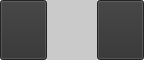
<?xml version="1.0" encoding="UTF-8"?>
<ui version="4.0">
 <class>SpinBoxBase</class>
 <widget class="QWidget" name="SpinBoxBase">
  <property name="geometry">
   <rect>
    <x>0</x>
    <y>0</y>
    <width>144</width>
    <height>60</height>
   </rect>
  </property>
  <property name="sizePolicy">
   <sizepolicy hsizetype="Preferred" vsizetype="Preferred">
    <horstretch>0</horstretch>
    <verstretch>0</verstretch>
   </sizepolicy>
  </property>
  <property name="windowTitle">
   <string>SpinBoxBase</string>
  </property>
  <property name="autoFillBackground">
   <bool>false</bool>
  </property>
  <layout class="QHBoxLayout" name="horizontalLayout">
   <property name="spacing">
    <number>0</number>
   </property>
   <property name="leftMargin">
    <number>0</number>
   </property>
   <property name="topMargin">
    <number>0</number>
   </property>
   <property name="rightMargin">
    <number>0</number>
   </property>
   <property name="bottomMargin">
    <number>0</number>
   </property>
   <item>
    <widget class="QPushButton" name="leftButton">
     <property name="sizePolicy">
      <sizepolicy hsizetype="Fixed" vsizetype="Preferred">
       <horstretch>0</horstretch>
       <verstretch>0</verstretch>
      </sizepolicy>
     </property>
     <property name="minimumSize">
      <size>
       <width>47</width>
       <height>30</height>
      </size>
     </property>
     <property name="maximumSize">
      <size>
       <width>47</width>
       <height>60</height>
      </size>
     </property>
     <property name="palette">
      <palette>
       <active>
        <colorrole role="WindowText">
         <brush brushstyle="SolidPattern">
          <color alpha="255">
           <red>177</red>
           <green>177</green>
           <blue>177</blue>
          </color>
         </brush>
        </colorrole>
        <colorrole role="Button">
         <brush brushstyle="SolidPattern">
          <color alpha="255">
           <red>50</red>
           <green>50</green>
           <blue>50</blue>
          </color>
         </brush>
        </colorrole>
        <colorrole role="Text">
         <brush brushstyle="SolidPattern">
          <color alpha="255">
           <red>177</red>
           <green>177</green>
           <blue>177</blue>
          </color>
         </brush>
        </colorrole>
        <colorrole role="ButtonText">
         <brush brushstyle="SolidPattern">
          <color alpha="255">
           <red>177</red>
           <green>177</green>
           <blue>177</blue>
          </color>
         </brush>
        </colorrole>
        <colorrole role="Base">
         <brush brushstyle="SolidPattern">
          <color alpha="255">
           <red>50</red>
           <green>50</green>
           <blue>50</blue>
          </color>
         </brush>
        </colorrole>
        <colorrole role="Window">
         <brush brushstyle="SolidPattern">
          <color alpha="255">
           <red>50</red>
           <green>50</green>
           <blue>50</blue>
          </color>
         </brush>
        </colorrole>
       </active>
       <inactive>
        <colorrole role="WindowText">
         <brush brushstyle="SolidPattern">
          <color alpha="255">
           <red>177</red>
           <green>177</green>
           <blue>177</blue>
          </color>
         </brush>
        </colorrole>
        <colorrole role="Button">
         <brush brushstyle="SolidPattern">
          <color alpha="255">
           <red>50</red>
           <green>50</green>
           <blue>50</blue>
          </color>
         </brush>
        </colorrole>
        <colorrole role="Text">
         <brush brushstyle="SolidPattern">
          <color alpha="255">
           <red>177</red>
           <green>177</green>
           <blue>177</blue>
          </color>
         </brush>
        </colorrole>
        <colorrole role="ButtonText">
         <brush brushstyle="SolidPattern">
          <color alpha="255">
           <red>177</red>
           <green>177</green>
           <blue>177</blue>
          </color>
         </brush>
        </colorrole>
        <colorrole role="Base">
         <brush brushstyle="SolidPattern">
          <color alpha="255">
           <red>50</red>
           <green>50</green>
           <blue>50</blue>
          </color>
         </brush>
        </colorrole>
        <colorrole role="Window">
         <brush brushstyle="SolidPattern">
          <color alpha="255">
           <red>50</red>
           <green>50</green>
           <blue>50</blue>
          </color>
         </brush>
        </colorrole>
       </inactive>
       <disabled>
        <colorrole role="WindowText">
         <brush brushstyle="SolidPattern">
          <color alpha="255">
           <red>64</red>
           <green>64</green>
           <blue>64</blue>
          </color>
         </brush>
        </colorrole>
        <colorrole role="Button">
         <brush brushstyle="SolidPattern">
          <color alpha="255">
           <red>50</red>
           <green>50</green>
           <blue>50</blue>
          </color>
         </brush>
        </colorrole>
        <colorrole role="Text">
         <brush brushstyle="SolidPattern">
          <color alpha="255">
           <red>64</red>
           <green>64</green>
           <blue>64</blue>
          </color>
         </brush>
        </colorrole>
        <colorrole role="ButtonText">
         <brush brushstyle="SolidPattern">
          <color alpha="255">
           <red>64</red>
           <green>64</green>
           <blue>64</blue>
          </color>
         </brush>
        </colorrole>
        <colorrole role="Base">
         <brush brushstyle="SolidPattern">
          <color alpha="255">
           <red>50</red>
           <green>50</green>
           <blue>50</blue>
          </color>
         </brush>
        </colorrole>
        <colorrole role="Window">
         <brush brushstyle="SolidPattern">
          <color alpha="255">
           <red>50</red>
           <green>50</green>
           <blue>50</blue>
          </color>
         </brush>
        </colorrole>
       </disabled>
      </palette>
     </property>
     <property name="font">
      <font/>
     </property>
     <property name="focusPolicy">
      <enum>Qt::NoFocus</enum>
     </property>
     <property name="text">
      <string/>
     </property>
     <property name="icon">
      <iconset resource="../../resources/resources.qrc">
       <normaloff>:/arrow_left_black_22x33.png</normaloff>:/arrow_left_black_22x33.png</iconset>
     </property>
     <property name="iconSize">
      <size>
       <width>24</width>
       <height>24</height>
      </size>
     </property>
    </widget>
   </item>
   <item>
    <widget class="QFrame" name="frame">
     <property name="sizePolicy">
      <sizepolicy hsizetype="Preferred" vsizetype="Preferred">
       <horstretch>0</horstretch>
       <verstretch>0</verstretch>
      </sizepolicy>
     </property>
     <property name="minimumSize">
      <size>
       <width>50</width>
       <height>30</height>
      </size>
     </property>
     <property name="maximumSize">
      <size>
       <width>16777215</width>
       <height>60</height>
      </size>
     </property>
     <property name="palette">
      <palette>
       <active>
        <colorrole role="WindowText">
         <brush brushstyle="SolidPattern">
          <color alpha="255">
           <red>170</red>
           <green>170</green>
           <blue>170</blue>
          </color>
         </brush>
        </colorrole>
        <colorrole role="Button">
         <brush brushstyle="SolidPattern">
          <color alpha="255">
           <red>50</red>
           <green>50</green>
           <blue>50</blue>
          </color>
         </brush>
        </colorrole>
        <colorrole role="Text">
         <brush brushstyle="SolidPattern">
          <color alpha="255">
           <red>170</red>
           <green>170</green>
           <blue>170</blue>
          </color>
         </brush>
        </colorrole>
        <colorrole role="ButtonText">
         <brush brushstyle="SolidPattern">
          <color alpha="255">
           <red>170</red>
           <green>170</green>
           <blue>170</blue>
          </color>
         </brush>
        </colorrole>
        <colorrole role="Base">
         <brush brushstyle="SolidPattern">
          <color alpha="255">
           <red>171</red>
           <green>171</green>
           <blue>171</blue>
          </color>
         </brush>
        </colorrole>
        <colorrole role="Window">
         <brush brushstyle="SolidPattern">
          <color alpha="255">
           <red>202</red>
           <green>202</green>
           <blue>202</blue>
          </color>
         </brush>
        </colorrole>
        <colorrole role="Highlight">
         <brush brushstyle="SolidPattern">
          <color alpha="40">
           <red>255</red>
           <green>255</green>
           <blue>255</blue>
          </color>
         </brush>
        </colorrole>
        <colorrole role="AlternateBase">
         <brush brushstyle="SolidPattern">
          <color alpha="255">
           <red>171</red>
           <green>171</green>
           <blue>171</blue>
          </color>
         </brush>
        </colorrole>
       </active>
       <inactive>
        <colorrole role="WindowText">
         <brush brushstyle="SolidPattern">
          <color alpha="255">
           <red>170</red>
           <green>170</green>
           <blue>170</blue>
          </color>
         </brush>
        </colorrole>
        <colorrole role="Button">
         <brush brushstyle="SolidPattern">
          <color alpha="255">
           <red>50</red>
           <green>50</green>
           <blue>50</blue>
          </color>
         </brush>
        </colorrole>
        <colorrole role="Text">
         <brush brushstyle="SolidPattern">
          <color alpha="255">
           <red>170</red>
           <green>170</green>
           <blue>170</blue>
          </color>
         </brush>
        </colorrole>
        <colorrole role="ButtonText">
         <brush brushstyle="SolidPattern">
          <color alpha="255">
           <red>170</red>
           <green>170</green>
           <blue>170</blue>
          </color>
         </brush>
        </colorrole>
        <colorrole role="Base">
         <brush brushstyle="SolidPattern">
          <color alpha="255">
           <red>171</red>
           <green>171</green>
           <blue>171</blue>
          </color>
         </brush>
        </colorrole>
        <colorrole role="Window">
         <brush brushstyle="SolidPattern">
          <color alpha="255">
           <red>202</red>
           <green>202</green>
           <blue>202</blue>
          </color>
         </brush>
        </colorrole>
        <colorrole role="Highlight">
         <brush brushstyle="SolidPattern">
          <color alpha="40">
           <red>255</red>
           <green>255</green>
           <blue>255</blue>
          </color>
         </brush>
        </colorrole>
        <colorrole role="AlternateBase">
         <brush brushstyle="SolidPattern">
          <color alpha="255">
           <red>171</red>
           <green>171</green>
           <blue>171</blue>
          </color>
         </brush>
        </colorrole>
       </inactive>
       <disabled>
        <colorrole role="WindowText">
         <brush brushstyle="SolidPattern">
          <color alpha="255">
           <red>64</red>
           <green>64</green>
           <blue>64</blue>
          </color>
         </brush>
        </colorrole>
        <colorrole role="Button">
         <brush brushstyle="SolidPattern">
          <color alpha="255">
           <red>50</red>
           <green>50</green>
           <blue>50</blue>
          </color>
         </brush>
        </colorrole>
        <colorrole role="Text">
         <brush brushstyle="SolidPattern">
          <color alpha="255">
           <red>64</red>
           <green>64</green>
           <blue>64</blue>
          </color>
         </brush>
        </colorrole>
        <colorrole role="ButtonText">
         <brush brushstyle="SolidPattern">
          <color alpha="255">
           <red>64</red>
           <green>64</green>
           <blue>64</blue>
          </color>
         </brush>
        </colorrole>
        <colorrole role="Base">
         <brush brushstyle="SolidPattern">
          <color alpha="255">
           <red>202</red>
           <green>202</green>
           <blue>202</blue>
          </color>
         </brush>
        </colorrole>
        <colorrole role="Window">
         <brush brushstyle="SolidPattern">
          <color alpha="255">
           <red>202</red>
           <green>202</green>
           <blue>202</blue>
          </color>
         </brush>
        </colorrole>
        <colorrole role="Highlight">
         <brush brushstyle="SolidPattern">
          <color alpha="70">
           <red>255</red>
           <green>255</green>
           <blue>255</blue>
          </color>
         </brush>
        </colorrole>
        <colorrole role="AlternateBase">
         <brush brushstyle="SolidPattern">
          <color alpha="255">
           <red>171</red>
           <green>171</green>
           <blue>171</blue>
          </color>
         </brush>
        </colorrole>
       </disabled>
      </palette>
     </property>
     <property name="autoFillBackground">
      <bool>true</bool>
     </property>
     <property name="frameShape">
      <enum>QFrame::NoFrame</enum>
     </property>
     <property name="frameShadow">
      <enum>QFrame::Plain</enum>
     </property>
     <property name="lineWidth">
      <number>1</number>
     </property>
     <property name="midLineWidth">
      <number>0</number>
     </property>
     <layout class="QVBoxLayout" name="verticalLayout">
      <property name="spacing">
       <number>0</number>
      </property>
      <property name="leftMargin">
       <number>0</number>
      </property>
      <property name="topMargin">
       <number>1</number>
      </property>
      <property name="rightMargin">
       <number>0</number>
      </property>
      <property name="bottomMargin">
       <number>1</number>
      </property>
      <item>
       <widget class="SpinBoxLabel" name="caption">
        <property name="sizePolicy">
         <sizepolicy hsizetype="Preferred" vsizetype="Preferred">
          <horstretch>0</horstretch>
          <verstretch>0</verstretch>
         </sizepolicy>
        </property>
        <property name="minimumSize">
         <size>
          <width>0</width>
          <height>0</height>
         </size>
        </property>
        <property name="font">
         <font>
          <pointsize>16</pointsize>
          <weight>75</weight>
          <bold>true</bold>
         </font>
        </property>
        <property name="autoFillBackground">
         <bool>true</bool>
        </property>
        <property name="frameShape">
         <enum>QFrame::NoFrame</enum>
        </property>
        <property name="frameShadow">
         <enum>QFrame::Plain</enum>
        </property>
        <property name="text">
         <string/>
        </property>
        <property name="alignment">
         <set>Qt::AlignCenter</set>
        </property>
       </widget>
      </item>
      <item>
       <widget class="SpinBoxLabel" name="value">
        <property name="sizePolicy">
         <sizepolicy hsizetype="Preferred" vsizetype="Preferred">
          <horstretch>0</horstretch>
          <verstretch>0</verstretch>
         </sizepolicy>
        </property>
        <property name="minimumSize">
         <size>
          <width>0</width>
          <height>0</height>
         </size>
        </property>
        <property name="font">
         <font>
          <pointsize>16</pointsize>
          <weight>50</weight>
          <bold>false</bold>
         </font>
        </property>
        <property name="autoFillBackground">
         <bool>true</bool>
        </property>
        <property name="frameShape">
         <enum>QFrame::NoFrame</enum>
        </property>
        <property name="text">
         <string/>
        </property>
        <property name="alignment">
         <set>Qt::AlignCenter</set>
        </property>
       </widget>
      </item>
     </layout>
    </widget>
   </item>
   <item>
    <widget class="QPushButton" name="rightButton">
     <property name="sizePolicy">
      <sizepolicy hsizetype="Fixed" vsizetype="Preferred">
       <horstretch>0</horstretch>
       <verstretch>0</verstretch>
      </sizepolicy>
     </property>
     <property name="minimumSize">
      <size>
       <width>47</width>
       <height>30</height>
      </size>
     </property>
     <property name="maximumSize">
      <size>
       <width>47</width>
       <height>60</height>
      </size>
     </property>
     <property name="palette">
      <palette>
       <active>
        <colorrole role="WindowText">
         <brush brushstyle="SolidPattern">
          <color alpha="255">
           <red>177</red>
           <green>177</green>
           <blue>177</blue>
          </color>
         </brush>
        </colorrole>
        <colorrole role="Button">
         <brush brushstyle="SolidPattern">
          <color alpha="255">
           <red>50</red>
           <green>50</green>
           <blue>50</blue>
          </color>
         </brush>
        </colorrole>
        <colorrole role="Text">
         <brush brushstyle="SolidPattern">
          <color alpha="255">
           <red>177</red>
           <green>177</green>
           <blue>177</blue>
          </color>
         </brush>
        </colorrole>
        <colorrole role="ButtonText">
         <brush brushstyle="SolidPattern">
          <color alpha="255">
           <red>177</red>
           <green>177</green>
           <blue>177</blue>
          </color>
         </brush>
        </colorrole>
        <colorrole role="Base">
         <brush brushstyle="SolidPattern">
          <color alpha="255">
           <red>50</red>
           <green>50</green>
           <blue>50</blue>
          </color>
         </brush>
        </colorrole>
        <colorrole role="Window">
         <brush brushstyle="SolidPattern">
          <color alpha="255">
           <red>50</red>
           <green>50</green>
           <blue>50</blue>
          </color>
         </brush>
        </colorrole>
       </active>
       <inactive>
        <colorrole role="WindowText">
         <brush brushstyle="SolidPattern">
          <color alpha="255">
           <red>177</red>
           <green>177</green>
           <blue>177</blue>
          </color>
         </brush>
        </colorrole>
        <colorrole role="Button">
         <brush brushstyle="SolidPattern">
          <color alpha="255">
           <red>50</red>
           <green>50</green>
           <blue>50</blue>
          </color>
         </brush>
        </colorrole>
        <colorrole role="Text">
         <brush brushstyle="SolidPattern">
          <color alpha="255">
           <red>177</red>
           <green>177</green>
           <blue>177</blue>
          </color>
         </brush>
        </colorrole>
        <colorrole role="ButtonText">
         <brush brushstyle="SolidPattern">
          <color alpha="255">
           <red>177</red>
           <green>177</green>
           <blue>177</blue>
          </color>
         </brush>
        </colorrole>
        <colorrole role="Base">
         <brush brushstyle="SolidPattern">
          <color alpha="255">
           <red>50</red>
           <green>50</green>
           <blue>50</blue>
          </color>
         </brush>
        </colorrole>
        <colorrole role="Window">
         <brush brushstyle="SolidPattern">
          <color alpha="255">
           <red>50</red>
           <green>50</green>
           <blue>50</blue>
          </color>
         </brush>
        </colorrole>
       </inactive>
       <disabled>
        <colorrole role="WindowText">
         <brush brushstyle="SolidPattern">
          <color alpha="255">
           <red>64</red>
           <green>64</green>
           <blue>64</blue>
          </color>
         </brush>
        </colorrole>
        <colorrole role="Button">
         <brush brushstyle="SolidPattern">
          <color alpha="255">
           <red>50</red>
           <green>50</green>
           <blue>50</blue>
          </color>
         </brush>
        </colorrole>
        <colorrole role="Text">
         <brush brushstyle="SolidPattern">
          <color alpha="255">
           <red>64</red>
           <green>64</green>
           <blue>64</blue>
          </color>
         </brush>
        </colorrole>
        <colorrole role="ButtonText">
         <brush brushstyle="SolidPattern">
          <color alpha="255">
           <red>64</red>
           <green>64</green>
           <blue>64</blue>
          </color>
         </brush>
        </colorrole>
        <colorrole role="Base">
         <brush brushstyle="SolidPattern">
          <color alpha="255">
           <red>50</red>
           <green>50</green>
           <blue>50</blue>
          </color>
         </brush>
        </colorrole>
        <colorrole role="Window">
         <brush brushstyle="SolidPattern">
          <color alpha="255">
           <red>50</red>
           <green>50</green>
           <blue>50</blue>
          </color>
         </brush>
        </colorrole>
       </disabled>
      </palette>
     </property>
     <property name="font">
      <font/>
     </property>
     <property name="focusPolicy">
      <enum>Qt::NoFocus</enum>
     </property>
     <property name="text">
      <string/>
     </property>
     <property name="icon">
      <iconset resource="../../resources/resources.qrc">
       <normaloff>:/arrow_right_black_22x33.png</normaloff>:/arrow_right_black_22x33.png</iconset>
     </property>
     <property name="iconSize">
      <size>
       <width>24</width>
       <height>24</height>
      </size>
     </property>
    </widget>
   </item>
  </layout>
 </widget>
 <customwidgets>
  <customwidget>
   <class>SpinBoxLabel</class>
   <extends>QLabel</extends>
   <header>spinboxlabel.h</header>
  </customwidget>
 </customwidgets>
 <resources>
  <include location="../../resources/resources.qrc"/>
 </resources>
 <connections/>
</ui>
